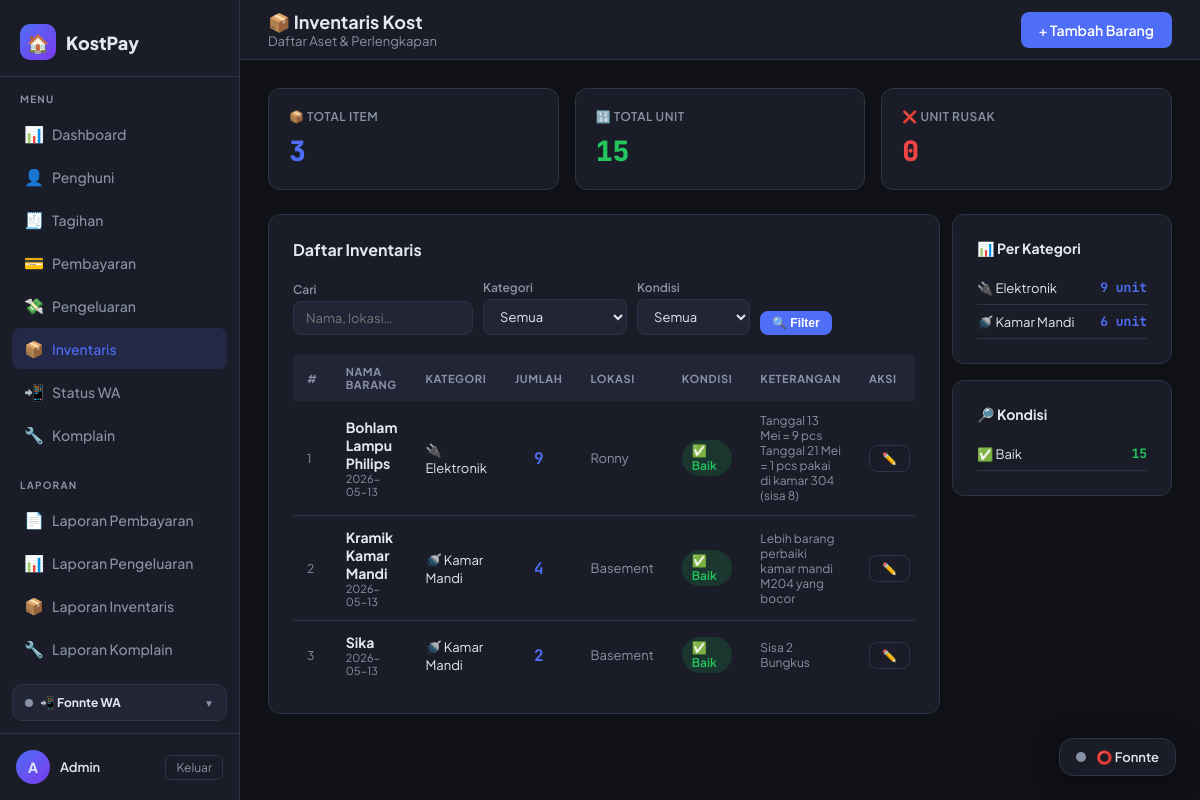
Screenshot of /inventaris/ (signed in) with the database file from the repository.
### tables this page shows
CREATE TABLE inventaris (
            id          INTEGER PRIMARY KEY AUTOINCREMENT,
            nama_barang TEXT    NOT NULL,
            jumlah      INTEGER NOT NULL DEFAULT 1,
            kategori    TEXT    NOT NULL DEFAULT 'lainnya',
            kondisi     TEXT    NOT NULL DEFAULT 'baik',
            lokasi      TEXT,
            keterangan  TEXT,
            tanggal     TEXT    NOT NULL DEFAULT (date('now','localtime')),
            created_at  TEXT    DEFAULT (datetime('now','localtime'))
        );

### routes/inventaris_routes.py (the view)
@inventaris_bp.route('/')
@login_required
def index():
    _init_table()
    kat, kondisi, q = _get_filter_params()
    conn  = get_db()
    where  = ["1=1"]
    params = []
    if kat:
        where.append("kategori = ?")
        params.append(kat)
    if kondisi:
        where.append("kondisi = ?")
        params.append(kondisi)
    if q:
        where.append("(nama_barang LIKE ? OR lokasi LIKE ? OR keterangan LIKE ?)")
        like = f"%{q}%"
        params.extend([like, like, like])
    query  = f"SELECT * FROM inventaris WHERE {' AND '.join(where)} ORDER BY kategori, nama_barang"
    daftar = conn.execute(query, params).fetchall()
    rekap = conn.execute("""
        SELECT kategori, COUNT(*) AS jumlah_item, SUM(jumlah) AS total_unit
        FROM inventaris
        GROUP BY kategori
        ORDER BY total_unit DESC
    """).fetchall()
    rekap_kondisi = conn.execute("""
        SELECT kondisi, COUNT(*) AS jumlah_item, SUM(jumlah) AS total_unit
        FROM inventaris
        GROUP BY kondisi
    """).fetchall()
    total_item = conn.execute("SELECT COUNT(*) AS c FROM inventaris").fetchone()['c']
    total_unit = conn.execute("SELECT COALESCE(SUM(jumlah),0) AS c FROM inventaris").fetchone()['c']
    total_rusak = conn.execute(
        "SELECT COALESCE(SUM(jumlah),0) AS c FROM inventaris WHERE kondisi='rusak'"
    ).fetchone()['c']
    conn.close()
    return render_template('inventaris/index.html',
        daftar=daftar,
        rekap=rekap,
        rekap_kondisi=rekap_kondisi,
        total_item=total_item,
        total_unit=total_unit,
        total_rusak=total_rusak,
        filter_kat=kat,
        filter_kondisi=kondisi,
        filter_q=q,
        kategori=KATEGORI,
        kategori_map=KATEGORI_MAP,
        kondisi=KONDISI,
        kondisi_map=KONDISI_MAP,
    )

### models/database.py (called while the page is built)
def get_db():
    conn = sqlite3.connect(DATABASE)
    conn.row_factory = sqlite3.Row  # akses kolom via nama
    return conn

### routes/inventaris_routes.py (called while the page is built)
def _init_table():
    conn = get_db()
    conn.execute("""
        CREATE TABLE IF NOT EXISTS inventaris (
            id          INTEGER PRIMARY KEY AUTOINCREMENT,
            nama_barang TEXT    NOT NULL,
            jumlah      INTEGER NOT NULL DEFAULT 1,
            kategori    TEXT    NOT NULL DEFAULT 'lainnya',
            kondisi     TEXT    NOT NULL DEFAULT 'baik',
            lokasi      TEXT,
            keterangan  TEXT,
            tanggal     TEXT    NOT NULL DEFAULT (date('now','localtime')),
            created_at  TEXT    DEFAULT (datetime('now','localtime'))
        )
    """)
    conn.commit()
    conn.close()

def _get_filter_params():
    kat    = request.args.get('kategori', '')
    kondisi = request.args.get('kondisi', '')
    q      = request.args.get('q', '').strip()
    return kat, kondisi, q

### utils/activity_logger.py (called while the page is built, shortened)
def log_activity(app):
    @app.before_request
    def _track():
        admin_id = session.get("admin_id")
        username = session.get("admin_username")
        if not admin_id or not username:
            return

### utils/auth.py (called while the page is built)
def login_required(f):
    @wraps(f)
    def decorated(*args, **kwargs):
        if 'admin_id' not in session:
            flash('Silakan login terlebih dahulu.', 'warning')
            return redirect(url_for('auth.login'))
        return f(*args, **kwargs)
    return decorated

### utils/context_processors.py (called while the page is built)
def register_context_processors(app):
    @app.context_processor
    def inject_komplain_badge():
        if not session.get('admin_id'):
            return {}
        try:
            from models.database import get_db
            row = get_db().execute(
                "SELECT COUNT(*) c FROM komplain WHERE status='baru'"
            ).fetchone()
            return {'komplain_baru_count': row['c'] if row and row['c'] else 0}
        except Exception:
            return {'komplain_baru_count': 0}

### templates/inventaris/index.html (shortened to what this page needs)
{% extends 'base.html' %}
{% block page_title %}📦 Inventaris Kost{% endblock %}
{% block breadcrumb %}Daftar Aset & Perlengkapan{% endblock %}
{% block topbar_actions %}
<a href="{{ url_for('inventaris.tambah') }}" class="btn btn-primary">
  + Tambah Barang
</a>
{% endblock %}
{% block content %}
<div class="stats-grid" style="grid-template-columns: repeat(auto-fit, minmax(160px,1fr)); margin-bottom:24px;">
  <div class="stat-card accent">
    <div class="stat-label">📦 Total Item</div>
    <div class="stat-value">{{ total_item }}</div>
  </div>
  <div class="stat-card green">
    <div class="stat-label">🔢 Total Unit</div>
    <div class="stat-value">{{ total_unit }}</div>
  </div>
  <div class="stat-card red">
    <div class="stat-label">❌ Unit Rusak</div>
    <div class="stat-value">{{ total_rusak }}</div>
  </div>
</div>
<div class="flex gap-3" style="flex-wrap:wrap; align-items:flex-start;">
  <div class="card" style="flex:2; min-width:340px;">
    <div class="card-header" style="flex-wrap:wrap; gap:12px;">
      <div class="card-title">Daftar Inventaris</div>
    </div>
    <form method="GET" style="display:flex; gap:10px; flex-wrap:wrap; margin-bottom:20px; align-items:flex-end;">
      <div>
        <label style="display:block; font-size:12px; color:var(--muted); margin-bottom:4px; font-weight:600;">Cari</label>
        <input type="text" name="q" value="{{ filter_q }}" placeholder="Nama, lokasi…"
               style="width:180px; background:var(--surface2); border:1px solid var(--border);
                      border-radius:8px; padding:8px 12px; color:var(--text); font-size:13px;
                      font-family:var(--font); outline:none;">
      </div>
      <div>
        <label style="display:block; font-size:12px; color:var(--muted); margin-bottom:4px; font-weight:600;">Kategori</label>
        <select name="kategori"
                style="background:var(--surface2); border:1px solid var(--border);
                       border-radius:8px; padding:8px 12px; color:var(--text); font-size:13px;
                       font-family:var(--font); outline:none;">
          <option value="">Semua</option>
        </select>
      </div>
      <div>
        <label style="display:block; font-size:12px; color:var(--muted); margin-bottom:4px; font-weight:600;">Kondisi</label>
        <select name="kondisi"
                style="background:var(--surface2); border:1px solid var(--border);
                       border-radius:8px; padding:8px 12px; color:var(--text); font-size:13px;
                       font-family:var(--font); outline:none;">
          <option value="">Semua</option>
        </select>
      </div>
      <button type="submit" class="btn btn-primary btn-sm">🔍 Filter</button>
    </form>
    {% if daftar %}
    <div class="table-wrap">
      <table>
        <thead>
          <tr>
            <th>#</th>
            <th>Nama Barang</th>
            <th>Kategori</th>
            <th style="text-align:center;">Jumlah</th>
            <th>Lokasi</th>
            <th>Kondisi</th>
            <th>Keterangan</th>
            <th>Aksi</th>
          </tr>
        </thead>
        <tbody>
        {% for item in daftar %}
        <tr>
          <td class="text-muted" style="font-size:12px;">{{ loop.index }}</td>
          <td>
            <div class="fw-bold">{{ item.nama_barang }}</div>
            <div class="text-muted" style="font-size:11px;">{{ item.tanggal }}</div>
          </td>
          <td>
            <span style="font-size:13px;">{{ kategori_map.get(item.kategori, item.kategori) }}</span>
          </td>
          <td style="text-align:center;">
            <span style="font-family:var(--mono); font-size:16px; font-weight:700;
                         color:var(--accent);">{{ item.jumlah }}</span>
          </td>
          <td class="text-muted">{{ item.lokasi or '—' }}</td>
          <td>
            {% if item.kondisi == 'baik' %}
              <span class="badge badge-success">✅ Baik</span>
            {% elif item.kondisi == 'sedang' %}
              <span class="badge badge-warning">⚠️ Sedang</span>
            {% else %}
              <span class="badge badge-danger">❌ Rusak</span>
            {% endif %}
          </td>
          <td class="text-muted" style="max-width:160px; font-size:12px;">
            {{ item.keterangan or '—' }}
          </td>
          <td>
            <div class="flex gap-2">
              <a href="{{ url_for('inventaris.edit', iid=item.id) }}"
                 class="btn btn-outline btn-sm">✏️</a>
            </div>
          </td>
        </tr>
        {% endfor %}
        </tbody>
      </table>
    </div>
    {% endif %}
  </div>
  <div style="flex:0 0 220px; display:flex; flex-direction:column; gap:16px;">
    <div class="card">
      <div class="card-title" style="margin-bottom:14px; font-size:14px;">📊 Per Kategori</div>
      {% if rekap %}
        {% for r in rekap %}
        <div style="display:flex; justify-content:space-between; align-items:center;
                    padding:8px 0; border-bottom:1px solid var(--border); font-size:13px;">
          <span>{{ kategori_map.get(r.kategori, r.kategori) }}</span>
          <span style="font-family:var(--mono); font-weight:700; color:var(--accent);">
            {{ r.total_unit }} unit
          </span>
        </div>
        {% endfor %}
      {% else %}
        <div class="text-muted" style="font-size:13px;">Belum ada data.</div>
      {% endif %}
    </div>
    <div class="card">
      <div class="card-title" style="margin-bottom:14px; font-size:14px;">🔎 Kondisi</div>
      {% for r in rekap_kondisi %}
      <div style="display:flex; justify-content:space-between; align-items:center;
                  padding:8px 0; border-bottom:1px solid var(--border); font-size:13px;">
        <span>
          {% if r.kondisi == 'baik' %}✅ Baik
          {% elif r.kondisi == 'sedang' %}⚠️ Sedang
          {% else %}❌ Rusak{% endif %}
        </span>
        <span style="font-family:var(--mono); font-weight:700;
               color:{% if r.kondisi == 'baik' %}var(--green){% elif r.kondisi == 'sedang' %}var(--yellow){% else %}var(--red){% endif %}">
          {{ r.total_unit }}
        </span>
      </div>
      {% else %}
        <div class="text-muted" style="font-size:13px;">Belum ada data.</div>
      {% endfor %}
    </div>
  </div>
</div>
{% endblock %}

### templates/base.html (style rules this page uses)
:root { --bg: #0f1117; --surface: #1a1d27; --surface2: #222535; --border: #2e3347; --accent: #4f6ef7; --accent2: #7c3aed; --green: #22c55e; --yellow: #eab308; --red: #ef4444; --text: #e2e8f0; --muted: #8892a4; --font: 'Plus Jakarta Sans', sans-serif; --mono: 'JetBrains Mono', monospace; --radius: 12px; --sidebar-w: 240px; }
* { box-sizing: border-box; margin: 0; padding: 0; }
body { font-family: var(--font); background: var(--bg); color: var(--text); min-height: 100vh; display: flex; }
.card { background: var(--surface); border: 1px solid var(--border); border-radius: var(--radius); padding: 24px; }
.card-header { display: flex; align-items: center; justify-content: space-between; margin-bottom: 20px; }
.card-title { font-size: 16px; font-weight: 700; }
.stats-grid { display: grid; grid-template-columns: repeat(auto-fit, minmax(200px,1fr)); gap: 16px; margin-bottom: 24px; }
.stat-card { background: var(--surface); border: 1px solid var(--border); border-radius: var(--radius); padding: 20px; }
.stat-label { font-size: 12px; color: var(--muted); font-weight: 600; text-transform: uppercase; letter-spacing: .5px; margin-bottom: 8px; }
.stat-value { font-size: 28px; font-weight: 800; font-family: var(--mono); }
.stat-card.accent .stat-value { color: var(--accent); }
.stat-card.green .stat-value { color: var(--green); }
.stat-card.red .stat-value { color: var(--red); }
.table-wrap { overflow-x: auto; }
table { width: 100%; border-collapse: collapse; font-size: 14px; }
th { background: var(--surface2); color: var(--muted); font-size: 11px; font-weight: 700; text-transform: uppercase; letter-spacing: .6px; padding: 10px 14px; text-align: left; }
td { padding: 12px 14px; border-bottom: 1px solid var(--border); }
tr:last-child td { border-bottom: none; }
.badge { display: inline-flex; align-items: center; padding: 3px 10px; border-radius: 20px; font-size: 12px; font-weight: 600; }
.badge-success { background: rgba(34,197,94,.15); color: var(--green); }
.btn { display: inline-flex; align-items: center; gap: 6px; padding: 9px 18px; border-radius: 8px; font-size: 14px; font-weight: 600; cursor: pointer; border: none; text-decoration: none; transition: all .15s; }
.btn-primary { background: var(--accent); color: #fff; }
.btn-sm { padding: 5px 12px; font-size: 12px; }
.btn-outline { background: none; border: 1px solid var(--border); color: var(--muted); }
label { display: block; font-size: 13px; font-weight: 600; margin-bottom: 6px; color: var(--muted); }
input, select, textarea { width: 100%; background: var(--surface2); border: 1px solid var(--border); border-radius: 8px; padding: 10px 14px; color: var(--text); font-family: var(--font); font-size: 14px; outline: none; transition: border-color .15s; }
select option { background: var(--surface2); }
.flex { display: flex; }
.gap-2 { gap: 8px; }
.gap-3 { gap: 12px; }
.text-muted { color: var(--muted); font-size: 13px; }
.fw-bold { font-weight: 700; }

### rows the page displays
inventaris: nama_barang "Bohlam Lampu Philips", tanggal "2026-05-13", get "🔌 Elektronik", jumlah "9", lokasi "Ronny", kondisi "✅ Baik", keterangan "Tanggal 13 Mei = 9 pcs Tanggal 21 Mei = 1 pcs pakai di kamar 304 (sisa 8)"
inventaris: nama_barang "Kramik Kamar Mandi", tanggal "2026-05-13", get "🚿 Kamar Mandi", jumlah "4", lokasi "Basement", kondisi "✅ Baik", keterangan "Lebih barang perbaiki kamar mandi M204 yang bocor"
inventaris: nama_barang "Sika", tanggal "2026-05-13", get "🚿 Kamar Mandi", jumlah "2", lokasi "Basement", kondisi "✅ Baik", keterangan "Sisa 2 Bungkus"

### other values shown
{{ (session.admin_nama or 'A')[0] }} "A"
{{ session.admin_nama or 'Admin' }} "Admin"
{{ total_item }} "3"
{{ total_unit }} "15"
{{ total_rusak }} "0"
{{ kategori_map.get(r.kategori, r.kategori) }} "🔌 Elektronik" "🚿 Kamar Mandi"
{{ r.total_unit }} "9" "6"
{{ r.total_unit }} "15"
